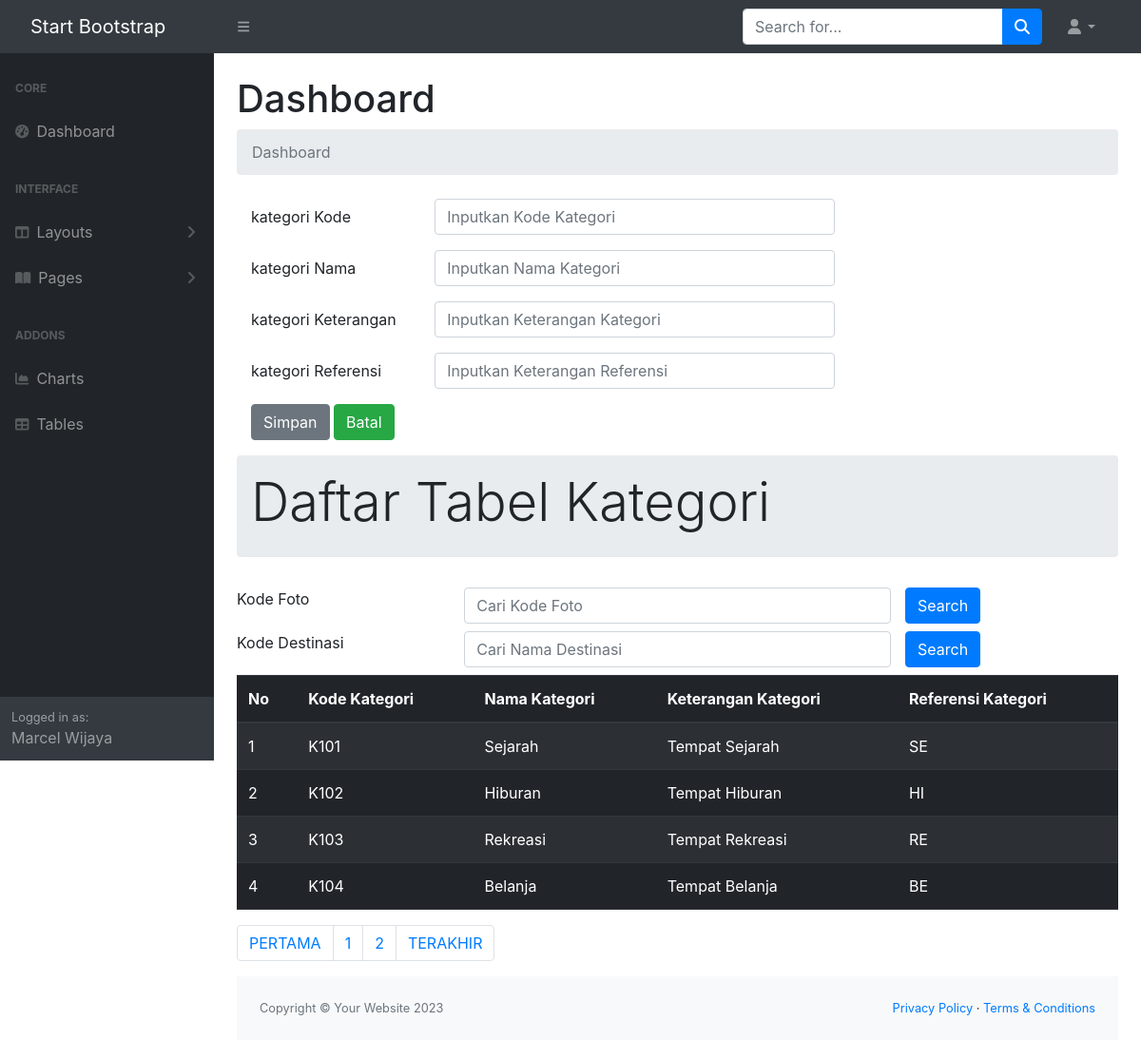
Page /kategoriwisata.php on the committed database.
### tables this page shows
CREATE TABLE `kategoriwisata` (
  `kategoriKODE` char(4) NOT NULL,
  `kategoriNAMA` char(25) NOT NULL,
  `kategoriKET` text NOT NULL,
  `kategoriREFERENCE` char(25) NOT NULL
);

### kategoriwisata.php (the view, shortened to what this page needs)
<!doctype html>
<?php
  include "include/config.php";
?>
<?php include "INCLUDE/head.php"?>
    <body class="sb-nav-fixed">
        <?php include "include/menunav.php"?>
        <div id="layoutSidenav">
<?php include "INCLUDE/menu.php"?>
            <div id="layoutSidenav_content">
                <main>
                    <div class="container-fluid px-4">
                        <h1 class="mt-4">Dashboard</h1>
                        <ol class="breadcrumb mb-4">
                            <li class="breadcrumb-item active">Dashboard</li>
                        </ol>
<html lang="en">
  <head>
    <link rel="stylesheet" href="https://cdn.jsdelivr.net/npm/bootstrap@4.0.0/dist/css/bootstrap.min.css">
  </head>
  <body>
<div class="col-sm-2">
</div>
<div class="col-sm-10">
  <form method="POST">
    <div class="form-group row">
    <label for="kategorikode" class="col-sm-3 col-form-label">kategori Kode</label>
    <div class="col-sm-7">
      <input type="text" class="form-control" id="kategorikode" name="InputKategoriKode" placeholder="Inputkan Kode Kategori">
    </div>
  </div>
  <div class="form-group row">
    <label for="kategorinama" class="col-sm-3 col-form-label">kategori Nama</label>
    <div class="col-sm-7">
      <input type="text" class="form-control" id="kategorinama" name="InputKategoriNama" placeholder="Inputkan Nama Kategori">
    </div>
  </div>
  <div class="form-group row">
    <label for="kategoriket" class="col-sm-3 col-form-label">kategori Keterangan</label>
    <div class="col-sm-7">
      <input type="text" class="form-control" id="kategoriket" name="InputKategoriKet" placeholder="Inputkan Keterangan Kategori">
    </div>
  </div>
  <div class="form-group row">
    <label for="kategoriref" class="col-sm-3 col-form-label">kategori Referensi</label>
    <div class="col-sm-7">
      <input type="text" class="form-control" id="kategoriref" name="InputKategoriRef" placeholder="Inputkan Keterangan Referensi">
    </div>
  </div>
    <button type="submit" class="btn btn-secondary" value="simpan" name="simpan">Simpan</button>
    <button type="reset" class="btn btn-success">Batal</button>
</form>
</div>
<div class="row">
	<div class="col-sm-12">
		<div class="jumbotron jumbotron-fluid rounded py-3">
			<div class="container">
				<h1 class="display-4">Daftar Tabel Kategori</h1>
	</div>
</div>
<form method="POST">
    <div class="form-group row mb-2">
    <label for="search" class="col-sm-3">Kode Foto</label>
    <div class="col-sm-6">
        <input type="text" name="search" class="form-control" id="search"
        value="<?php if (isset($_POST["search"])) {echo $_POST["search"];}?>"
        placeholder="Cari Kode Foto">
    </div>
    <input type="submit" name="kirim" class="col-sm-1 btn btn-primary" value="Search">
    </div>
</form>
<form method="post">
	<div class="form-group row mb-2">
    <label for="search2" class="col-sm-3">Kode Destinasi</label>
    <div class="col-sm-6">
        <input type="text" name="search2" class="form-control" id="search2"
        value="<?php if (isset($_POST["search2"])) {echo $_POST["search2"];}?>"
        placeholder="Cari Nama Destinasi">
    </div>
    <input type="submit" name="kirim2" class="col-sm-1 btn btn-primary" value="Search">
    </div>
</form>
	<table class="table table-dark table-striped">
		<thead class="thead-dark">
			<tr>
				<th>No</th>
				<th>Kode Kategori</th>
				<th>Nama Kategori</th>
				<th>Keterangan Kategori</th>
				<th>Referensi Kategori</th>
			</tr>
		</thead>
		<tbody>
			<?php
    $jumlahtampilan = 3;
    $halaman = (isset($_GET['page']))? $_GET['page'] : 1;
    $mulaitampilan = ($halaman - 1) * $jumlahtampilan;
			if (isset($_POST['kirim'])) {
				$search = $_POST["search"];
				$query = mysqli_query($connection,  "select * from kategoriwisata
				where kategoriKODE like '%".$search."%'");
			} elseif (isset($_POST['kirim2'])) {
				$search2 = $_POST["search2"];
				$query = mysqli_query($connection,"select * from kategoriwisata
				where kategoriNAMA like '%".$search2."%'");
			} else {
				$query = mysqli_query($connection, "select * from kategoriwisata");
			}
			$nomor = 1;
			while ($row = mysqli_fetch_array($query))
			{ ?>
				<tr>
					<td><?php echo $mulaitampilan + $nomor;?></td>
					<td><?php echo $row['kategoriKODE'];?></td>
					<td><?php echo $row['kategoriNAMA'];?></td>
					<td><?php echo $row['kategoriKET'];?></td>
					<td><?php echo $row['kategoriREFERENCE'];?></td>
				</tr>
			<?php $nomor = $nomor + 1;?>
			<?php }	?>
		</tbody>
	</table>
  <?php
    $query = mysqli_query($connection, "SELECT * FROM kategoriwisata");
    $jumlahrecord = mysqli_num_rows($query);
    $jumlahpage = ceil($jumlahrecord/$jumlahtampilan);
  ?>
<nav aria-label="Page navigation example">
  <ul class="pagination">
    <li class="page-item"><a class="page-link" href="?page=<?php $nomorhal=1; echo $nomorhal?>">PERTAMA</a></li>
    <?php for($nomorhal=1; $nomorhal<=$jumlahpage; $nomorhal++)
    { ?>
    <li class="page-item">
      <?php
      if($nomorhal!=$halaman)
      { ?>
      <a class="page-link" href="?page=<?php echo $nomorhal?>"><?php echo $nomorhal?></a>
      <?php }
      else { ?>
      <a class="page-link" href="?page=<?php echo $nomorhal?>"><?php echo $nomorhal?></a>
    <?php } ?>
    </li>
    <?php } ?>
    <li class="page-item"><a class="page-link" href="?page=<?php echo $nomorhal-1?>">TERAKHIR</a></li>
  </ul>
</nav>
    <?php include "INCLUDE/footer.php"?>
            </div>
        </div>
  </body>
</html>

### rows in the picture
kategoriwisata: kategoriKODE "K101", kategoriNAMA "Sejarah", kategoriKET "Tempat Sejarah", kategoriREFERENCE "SE"
kategoriwisata: nomor "2", kategoriKODE "K102", kategoriNAMA "Hiburan", kategoriKET "Tempat Hiburan", kategoriREFERENCE "HI"
kategoriwisata: nomor "3", kategoriKODE "K103", kategoriNAMA "Rekreasi", kategoriKET "Tempat Rekreasi", kategoriREFERENCE "RE"
kategoriwisata: nomor "4", kategoriKODE "K104", kategoriNAMA "Belanja", kategoriKET "Tempat Belanja", kategoriREFERENCE "BE"
